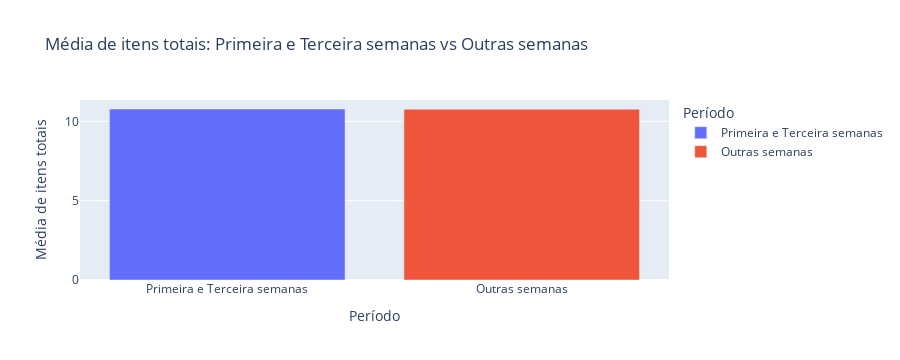

Notebook cell for this chart:
### Markdown cell above
### **A 1° semana e a 3° semana vendem em média 30% a mais**

### Code cell
# Filtrando os dados para a primeira e terceira semanas e os outros dias
primeira_terceira_semanas = df[df['semana_do_mes'].isin(['primeira', 'terceira'])]['itens_totais']
outras_semanas = df[~df['semana_do_mes'].isin(['primeira', 'terceira'])]['itens_totais']

# Calcular as médias
media_primeira_terceira = primeira_terceira_semanas.mean()
media_outras_semanas = outras_semanas.mean()

# Criar um DataFrame para plotar
data = {
    'Periodo': ['Primeira e Terceira semanas', 'Outras semanas'],
    'Media de itens totais': [media_primeira_terceira, media_outras_semanas]
}

df_plot = pd.DataFrame(data)

# Criar o gráfico com Plotly Express
fig = px.bar(df_plot, x='Periodo', y='Media de itens totais', color='Periodo',
             labels={'Media de itens totais': 'Média de itens totais', 'Periodo': 'Período'},
             title="Média de itens totais: Primeira e Terceira semanas vs Outras semanas")

# Mostrar o gráfico
fig.show()

# Calcular a diferença percentual
diferenca_percentual = ((media_primeira_terceira - media_outras_semanas) / media_outras_semanas) * 100

print('\n'f"A média de itens totais nas primeiras e terceiras semanas é {diferenca_percentual:.2f}% maior em comparação com as outras semanas.")

### Figure 1 — Plotly figure (JSON) as saved in the notebook; plotly's stock layout.template omitted (floating-point values rounded to 4 significant figures)
{"data": [{"alignmentgroup": "True", "hovertemplate": "Período=%{x}<br>Média de itens totais=%{y}<extra></extra>", "legendgroup": "Primeira e Terceira semanas", "marker": {"color": "#636efa", "pattern": {"shape": ""}}, "name": "Primeira e Terceira semanas", "offsetgroup": "Primeira e Terceira semanas", "orientation": "v", "showlegend": true, "textposition": "auto", "type": "bar", "x": ["Primeira e Terceira semanas"], "xaxis": "x", "y": [10.78], "yaxis": "y"}, {"alignmentgroup": "True", "hovertemplate": "Período=%{x}<br>Média de itens totais=%{y}<extra></extra>", "legendgroup": "Outras semanas", "marker": {"color": "#EF553B", "pattern": {"shape": ""}}, "name": "Outras semanas", "offsetgroup": "Outras semanas", "orientation": "v", "showlegend": true, "textposition": "auto", "type": "bar", "x": ["Outras semanas"], "xaxis": "x", "y": [10.76], "yaxis": "y"}], "layout": {"barmode": "relative", "height": 360, "legend": {"title": {"text": "Período"}, "tracegroupgap": 0}, "title": {"text": "Média de itens totais: Primeira e Terceira semanas vs Outras semanas"}, "xaxis": {"anchor": "y", "autorange": true, "categoryarray": ["Primeira e Terceira semanas", "Outras semanas"], "categoryorder": "array", "domain": [0, 1], "range": [-0.5, 1.5], "title": {"text": "Período"}, "type": "category"}, "yaxis": {"anchor": "x", "autorange": true, "domain": [0, 1], "range": [0, 11.35], "title": {"text": "Média de itens totais"}, "type": "linear"}}}
